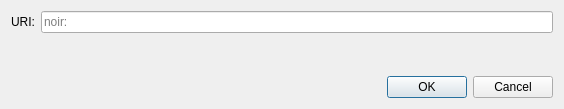
<?xml version="1.0" encoding="UTF-8"?>
<ui version="4.0">
 <class>OpenURIDialog</class>
 <widget class="QDialog" name="OpenURIDialog">
  <property name="geometry">
   <rect>
    <x>0</x>
    <y>0</y>
    <width>564</width>
    <height>109</height>
   </rect>
  </property>
  <property name="windowTitle">
   <string>Open noir URI</string>
  </property>
  <layout class="QVBoxLayout" name="verticalLayout">
   <item>
    <layout class="QHBoxLayout" name="horizontalLayout">
     <item>
      <widget class="QLabel" name="label">
       <property name="text">
        <string>URI:</string>
       </property>
      </widget>
     </item>
     <item>
      <widget class="QValidatedLineEdit" name="uriEdit">
       <property name="placeholderText">
        <string notr="true">noir:</string>
       </property>
      </widget>
     </item>
    </layout>
   </item>
   <item>
    <spacer name="verticalSpacer">
     <property name="orientation">
      <enum>Qt::Vertical</enum>
     </property>
     <property name="sizeHint" stdset="0">
      <size>
       <width>20</width>
       <height>40</height>
      </size>
     </property>
    </spacer>
   </item>
   <item>
    <widget class="QDialogButtonBox" name="buttonBox">
     <property name="orientation">
      <enum>Qt::Horizontal</enum>
     </property>
     <property name="standardButtons">
      <set>QDialogButtonBox::Cancel|QDialogButtonBox::Ok</set>
     </property>
    </widget>
   </item>
  </layout>
 </widget>
 <customwidgets>
  <customwidget>
   <class>QValidatedLineEdit</class>
   <extends>QLineEdit</extends>
   <header>qt/qvalidatedlineedit.h</header>
  </customwidget>
 </customwidgets>
 <resources/>
 <connections>
  <connection>
   <sender>buttonBox</sender>
   <signal>accepted()</signal>
   <receiver>OpenURIDialog</receiver>
   <slot>accept()</slot>
   <hints>
    <hint type="sourcelabel">
     <x>248</x>
     <y>254</y>
    </hint>
    <hint type="destinationlabel">
     <x>157</x>
     <y>274</y>
    </hint>
   </hints>
  </connection>
  <connection>
   <sender>buttonBox</sender>
   <signal>rejected()</signal>
   <receiver>OpenURIDialog</receiver>
   <slot>reject()</slot>
   <hints>
    <hint type="sourcelabel">
     <x>316</x>
     <y>260</y>
    </hint>
    <hint type="destinationlabel">
     <x>286</x>
     <y>274</y>
    </hint>
   </hints>
  </connection>
 </connections>
</ui>
